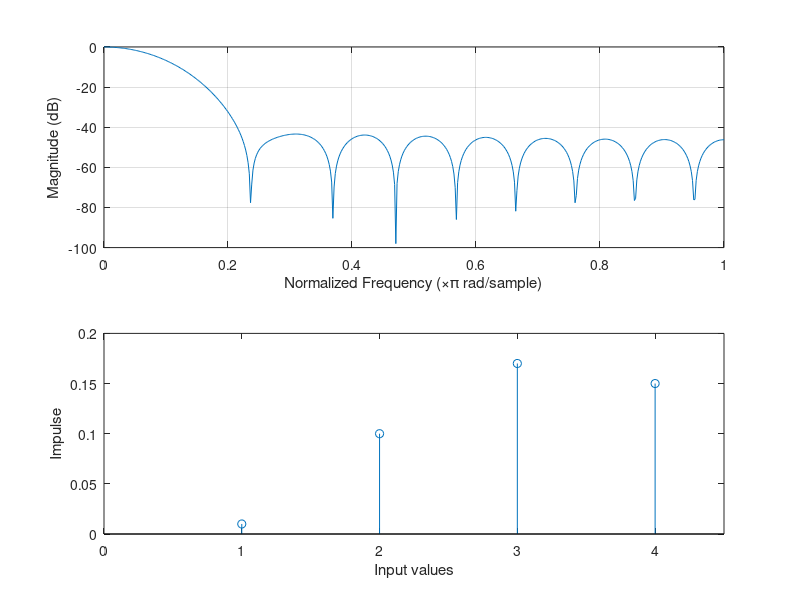

This chart was generated by the following MATLAB code:
%%
x = [ 1 2]
h = [ 1 2 3 4]
y = conv(x,h)
stem(y)
xlim([-.5 2.5])
ylim( [ 0 5])
xlabel('Input values')
ylabel('Impulse')
%%
x = [20 19 18 17 16 15 14 13 12 11 10 9 8 7 6 5 4 3 2 1]
h = [.05 .05 .05 .05 .05 .05 .05 .05 .05 .05 .05 .05 .05 .05 .05 .05 .05 .05 .05 .05];
y = conv(x,h)
b = fir1(20,0.05);
freqz(b,1)
%freqz(y)
%stem(y)
%xlim( [0 20])
% xlabel('Input values')
% ylabel('Impulse')
%%
x = [.10 .9 .8 .7]
h = [.1 .1];
y = conv(x,h)

stem(y)
xlim( [0 4.5])
xlabel('Input values')
ylabel('Impulse')